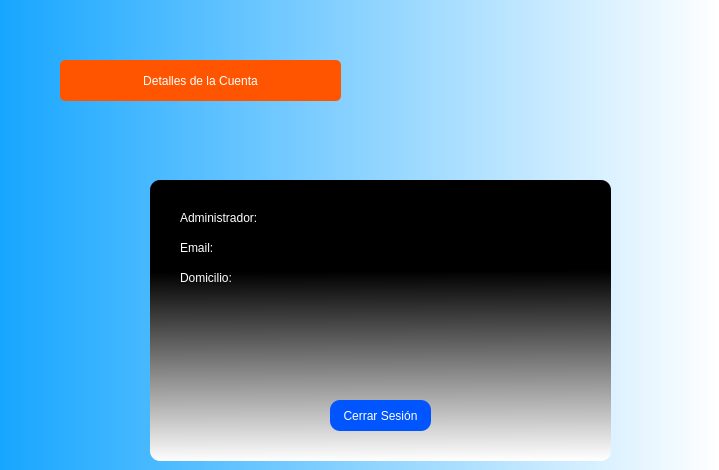
               <widget class="QWidget" name="PaginaCuenta">
                <property name="styleSheet">
                 <string notr="true">background-color: qlineargradient(spread:pad, x1:0, y1:0, x2:1, y2:0, stop:0 rgba(23,166, 255, 255), stop:1 rgba(255, 255, 255, 255));</string>
                </property>
                <widget class="QFrame" name="frameCuenta">
                 <property name="geometry">
                  <rect>
                   <x>150</x>
                   <y>180</y>
                   <width>461</width>
                   <height>281</height>
                  </rect>
                 </property>
                 <property name="styleSheet">
                  <string notr="true">background-color: qlineargradient(spread:pad, x1:0.505955, y1:0.324, x2:0.511, y2:1, stop:0 rgba(0, 0, 0, 255), stop:1 rgba(255, 255, 255, 255));
border-radius: 10px;
</string>
                 </property>
                 <property name="frameShape">
                  <enum>QFrame::StyledPanel</enum>
                 </property>
                 <property name="frameShadow">
                  <enum>QFrame::Raised</enum>
                 </property>
                 <widget class="QLabel" name="lblUsuario">
                  <property name="geometry">
                   <rect>
                    <x>30</x>
                    <y>30</y>
                    <width>101</width>
                    <height>16</height>
                   </rect>
                  </property>
                  <property name="styleSheet">
                   <string notr="true">background-color: transparent;
color: rgb(255, 255, 255);
font: 75 10pt &quot;Century Gothic&quot;;</string>
                  </property>
                  <property name="text">
                   <string>Administrador:</string>
                  </property>
                 </widget>
                 <widget class="QLabel" name="lblEmail">
                  <property name="geometry">
                   <rect>
                    <x>30</x>
                    <y>60</y>
                    <width>71</width>
                    <height>16</height>
                   </rect>
                  </property>
                  <property name="styleSheet">
                   <string notr="true">background-color: transparent;
color: rgb(255, 255, 255);
font: 75 10pt &quot;Century Gothic&quot;;</string>
                  </property>
                  <property name="text">
                   <string>Email:</string>
                  </property>
                 </widget>
                 <widget class="QLabel" name="lblDom">
                  <property name="geometry">
                   <rect>
                    <x>30</x>
                    <y>90</y>
                    <width>71</width>
                    <height>16</height>
                   </rect>
                  </property>
                  <property name="styleSheet">
                   <string notr="true">background-color: transparent;
color: rgb(255, 255, 255);
font: 75 10pt &quot;Century Gothic&quot;;</string>
                  </property>
                  <property name="text">
                   <string>Domicilio:</string>
                  </property>
                 </widget>
                 <widget class="QPushButton" name="btnCerrarSesion">
                  <property name="geometry">
                   <rect>
                    <x>180</x>
                    <y>220</y>
                    <width>101</width>
                    <height>31</height>
                   </rect>
                  </property>
                  <property name="palette">
                   <palette>
                    <active>
                     <colorrole role="WindowText">
                      <brush brushstyle="SolidPattern">
                       <color alpha="255">
                        <red>255</red>
                        <green>255</green>
                        <blue>255</blue>
                       </color>
                      </brush>
                     </colorrole>
                     <colorrole role="Button">
                      <brush brushstyle="SolidPattern">
                       <color alpha="255">
                        <red>0</red>
                        <green>85</green>
                        <blue>255</blue>
                       </color>
                      </brush>
                     </colorrole>
                     <colorrole role="Text">
                      <brush brushstyle="SolidPattern">
                       <color alpha="255">
                        <red>255</red>
                        <green>255</green>
                        <blue>255</blue>
                       </color>
                      </brush>
                     </colorrole>
                     <colorrole role="ButtonText">
                      <brush brushstyle="SolidPattern">
                       <color alpha="255">
                        <red>255</red>
                        <green>255</green>
                        <blue>255</blue>
                       </color>
                      </brush>
                     </colorrole>
                     <colorrole role="Base">
                      <brush brushstyle="SolidPattern">
                       <color alpha="255">
                        <red>0</red>
                        <green>85</green>
                        <blue>255</blue>
                       </color>
                      </brush>
                     </colorrole>
                     <colorrole role="Window">
                      <brush brushstyle="SolidPattern">
                       <color alpha="255">
                        <red>0</red>
                        <green>85</green>
                        <blue>255</blue>
                       </color>
                      </brush>
                     </colorrole>
                     <colorrole role="PlaceholderText">
                      <brush brushstyle="NoBrush">
                       <color alpha="128">
                        <red>255</red>
                        <green>255</green>
                        <blue>255</blue>
                       </color>
                      </brush>
                     </colorrole>
                    </active>
                    <inactive>
                     <colorrole role="WindowText">
                      <brush brushstyle="SolidPattern">
                       <color alpha="255">
                        <red>255</red>
                        <green>255</green>
                        <blue>255</blue>
                       </color>
                      </brush>
                     </colorrole>
                     <colorrole role="Button">
                      <brush brushstyle="SolidPattern">
                       <color alpha="255">
                        <red>0</red>
                        <green>85</green>
                        <blue>255</blue>
                       </color>
                      </brush>
                     </colorrole>
                     <colorrole role="Text">
                      <brush brushstyle="SolidPattern">
                       <color alpha="255">
                        <red>255</red>
                        <green>255</green>
                        <blue>255</blue>
                       </color>
                      </brush>
                     </colorrole>
                     <colorrole role="ButtonText">
                      <brush brushstyle="SolidPattern">
                       <color alpha="255">
                        <red>255</red>
                        <green>255</green>
                        <blue>255</blue>
                       </color>
                      </brush>
                     </colorrole>
                     <colorrole role="Base">
                      <brush brushstyle="SolidPattern">
                       <color alpha="255">
                        <red>0</red>
                        <green>85</green>
                        <blue>255</blue>
                       </color>
                      </brush>
                     </colorrole>
                     <colorrole role="Window">
                      <brush brushstyle="SolidPattern">
                       <color alpha="255">
                        <red>0</red>
                        <green>85</green>
                        <blue>255</blue>
                       </color>
                      </brush>
                     </colorrole>
                     <colorrole role="PlaceholderText">
                      <brush brushstyle="NoBrush">
                       <color alpha="128">
                        <red>255</red>
                        <green>255</green>
                        <blue>255</blue>
                       </color>
                      </brush>
                     </colorrole>
                    </inactive>
                    <disabled>
                     <colorrole role="WindowText">
                      <brush brushstyle="SolidPattern">
                       <color alpha="255">
                        <red>255</red>
                        <green>255</green>
                        <blue>255</blue>
                       </color>
                      </brush>
                     </colorrole>
                     <colorrole role="Button">
                      <brush brushstyle="SolidPattern">
                       <color alpha="255">
                        <red>0</red>
                        <green>85</green>
                        <blue>255</blue>
                       </color>
                      </brush>
                     </colorrole>
                     <colorrole role="Text">
                      <brush brushstyle="SolidPattern">
                       <color alpha="255">
                        <red>255</red>
                        <green>255</green>
                        <blue>255</blue>
                       </color>
                      </brush>
                     </colorrole>
                     <colorrole role="ButtonText">
                      <brush brushstyle="SolidPattern">
                       <color alpha="255">
                        <red>255</red>
                        <green>255</green>
                        <blue>255</blue>
                       </color>
                      </brush>
                     </colorrole>
                     <colorrole role="Base">
                      <brush brushstyle="SolidPattern">
                       <color alpha="255">
                        <red>0</red>
                        <green>85</green>
                        <blue>255</blue>
                       </color>
                      </brush>
                     </colorrole>
                     <colorrole role="Window">
                      <brush brushstyle="SolidPattern">
                       <color alpha="255">
                        <red>0</red>
                        <green>85</green>
                        <blue>255</blue>
                       </color>
                      </brush>
                     </colorrole>
                     <colorrole role="PlaceholderText">
                      <brush brushstyle="NoBrush">
                       <color alpha="128">
                        <red>255</red>
                        <green>255</green>
                        <blue>255</blue>
                       </color>
                      </brush>
                     </colorrole>
                    </disabled>
                   </palette>
                  </property>
                  <property name="styleSheet">
                   <string notr="true">QPushButton {
	background-color: rgb(0, 85, 255);
	color: rgb(255, 255, 255);
	font: 75 10pt &quot;Century Gothic&quot;;
}
QPushButton:hover{
	background-color: #ff0000;
}</string>
                  </property>
                  <property name="text">
                   <string>Cerrar Sesión</string>
                  </property>
                 </widget>
                 <widget class="QLabel" name="lblUsuario_2">
                  <property name="geometry">
                   <rect>
                    <x>150</x>
                    <y>30</y>
                    <width>291</width>
                    <height>20</height>
                   </rect>
                  </property>
                  <property name="styleSheet">
                   <string notr="true">background-color: transparent;
color:#ffff7f;
font: 75 10pt &quot;Century Gothic&quot;;</string>
                  </property>
                  <property name="text">
                   <string/>
                  </property>
                 </widget>
                 <widget class="QLabel" name="lblEmail_2">
                  <property name="geometry">
                   <rect>
                    <x>150</x>
                    <y>60</y>
                    <width>291</width>
                    <height>20</height>
                   </rect>
                  </property>
                  <property name="styleSheet">
                   <string notr="true">background-color: transparent;
color:#ffff7f;
font: 75 10pt &quot;Century Gothic&quot;;</string>
                  </property>
                  <property name="text">
                   <string/>
                  </property>
                 </widget>
                 <widget class="QLabel" name="lblDom_2">
                  <property name="geometry">
                   <rect>
                    <x>150</x>
                    <y>90</y>
                    <width>291</width>
                    <height>20</height>
                   </rect>
                  </property>
                  <property name="styleSheet">
                   <string notr="true">background-color: transparent;
color:#ffff7f;
font: 75 10pt &quot;Century Gothic&quot;;</string>
                  </property>
                  <property name="text">
                   <string/>
                  </property>
                 </widget>
                </widget>
                <widget class="QLabel" name="lblLogo_2">
                 <property name="geometry">
                  <rect>
                   <x>390</x>
                   <y>-20</y>
                   <width>320</width>
                   <height>195</height>
                  </rect>
                 </property>
                 <property name="styleSheet">
                  <string notr="true">background-color: transparent;
image: url(:/backgraundImages/images/log.png);</string>
                 </property>
                 <property name="text">
                  <string/>
                 </property>
                </widget>
                <widget class="QLabel" name="lblDetalle_2">
                 <property name="geometry">
                  <rect>
                   <x>60</x>
                   <y>60</y>
                   <width>281</width>
                   <height>41</height>
                  </rect>
                 </property>
                 <property name="styleSheet">
                  <string notr="true">font: 75 18pt &quot;Century Gothic&quot;;
background-color: #ff5500;
border-radius: 5px;
border-width: 5px;
color: rgb(255, 255, 255);</string>
                 </property>
                 <property name="text">
                  <string>Detalles de la Cuenta</string>
                 </property>
                 <property name="textFormat">
                  <enum>Qt::AutoText</enum>
                 </property>
                 <property name="alignment">
                  <set>Qt::AlignCenter</set>
                 </property>
                 <property name="wordWrap">
                  <bool>false</bool>
                 </property>
                </widget>
               </widget>
